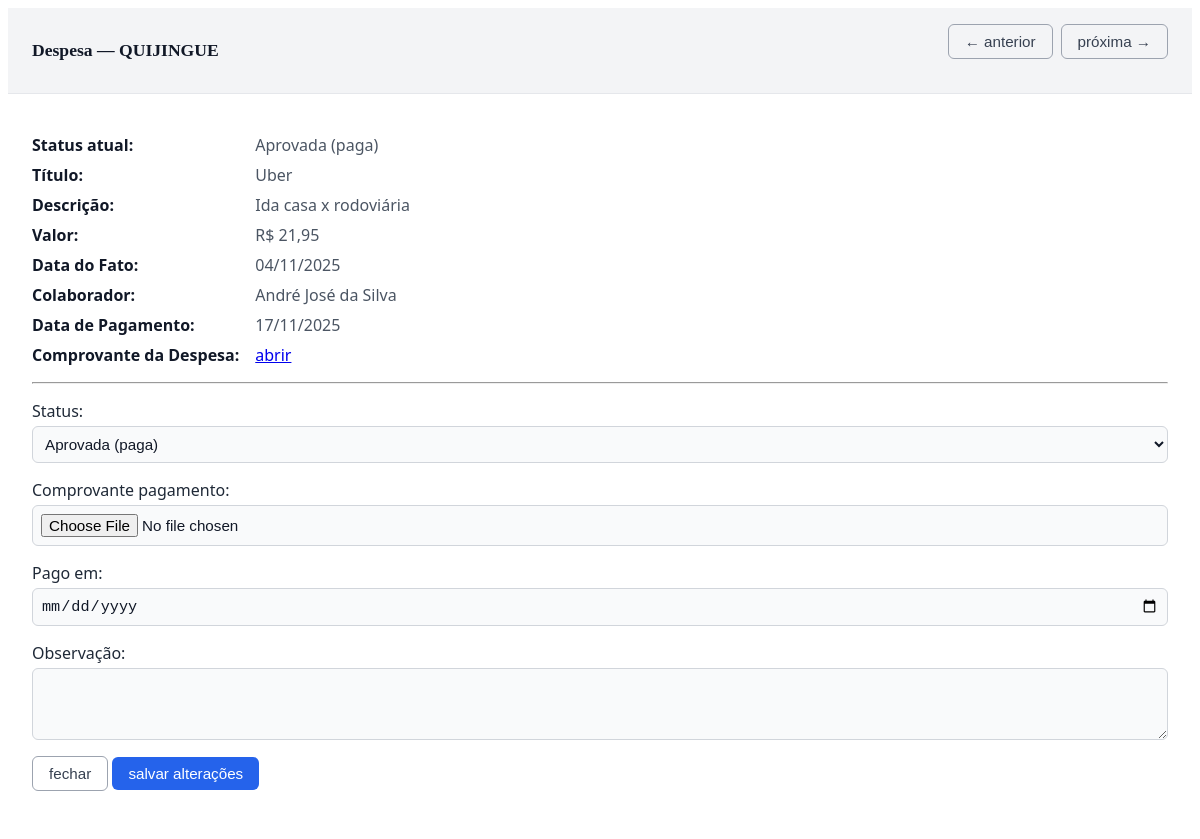
The page /centros/despesa/53/?partial=1 (signed in) on the database its author committed.
### despesas/models.py (models this page shows, shortened)
class Despesa(models.Model):
    class Status(models.TextChoices):
        PENDENTE        = "PENDENTE", "Pendente (não analisada)"
        PENDENTE_PAGTO  = "PENDENTE_PAGTO", "Pendente de pagamento"   # NOVO
        APROVADA        = "APROVADA", "Aprovada (paga)"
        REPROVADA       = "REPROVADA", "Reprovada"
    usuario = models.ForeignKey(User, on_delete=models.CASCADE, related_name="despesas")
    centro = models.ForeignKey(CentroDeCusto, on_delete=models.PROTECT, related_name="despesas")
    titulo = models.CharField(max_length=160)
    data_fato = models.DateField(help_text="Data do gasto (nota/comprovante)")
    valor = models.DecimalField(max_digits=12, decimal_places=2)
    descricao = models.TextField(blank=True)
    comprovante = models.FileField(upload_to="receipts/%Y/%m/", blank=True, null=True)
    comprovante_pagamento = models.FileField(upload_to="reembolsos/%Y/%m/", blank=True, null=True)
    pago_em = models.DateField(blank=True, null=True)
    status = models.CharField(max_length=20, choices=Status.choices, default=Status.PENDENTE)
    criado_em = models.DateTimeField(auto_now_add=True)   # mês de CADASTRO (regra do Admin)
    atualizado_em = models.DateTimeField(auto_now=True)
    observacao_admin = models.TextField(blank=True)
    foi_avaliada = models.BooleanField(default=False)          # vira True na 1ª mudança feita pelo admin
    primeira_analise_em = models.DateTimeField(null=True, blank=True)
    edit_count = models.PositiveIntegerField(default=0)        # conta edições do colaborador APÓS a 1ª análise
    class Meta:
        ordering = ["-criado_em"]

class CentroDeCusto(models.Model):
    nome = models.CharField(max_length=120, unique=True)
    descricao = models.TextField(blank=True)
    ativo = models.BooleanField(default=True)
    class Meta:
        verbose_name = "Centro de Custo"
        verbose_name_plural = "Centros de Custo"
        ordering = ["nome"]

### despesas/views.py (the view, shortened to what this page needs)
# urls.py: path("centros/despesa/<int:pk>/", views.despesa_modal_admin, name="despesa_modal_admin"),
@staff_member_required
def despesa_modal_admin(request, pk):
    d = get_object_or_404(
        Despesa.objects.select_related("centro", "usuario"),
        pk=pk
    )
    centro = d.centro
    ano_d  = d.data_fato.year
    mes_d  = d.data_fato.month
    centro_id = _to_int(request.GET.get("centro"))
    user_id   = _to_int(request.GET.get("user"))
    ano       = _to_int(request.GET.get("ano"))
    mes       = _to_int(request.GET.get("mes"))
    st_param  = (request.GET.get("st") or "").upper().strip()
    if any(v is None for v in (centro_id, user_id, ano, mes)) or not st_param:
        ref = request.META.get("HTTP_REFERER") or ""
        try:
            ref_qs = parse_qs(urlparse(ref).query)
        except Exception:
            ref_qs = {}
        if centro_id is None: centro_id = _to_int(_first(ref_qs, "centro"))
        if user_id   is None: user_id   = _to_int(_first(ref_qs, "user"))
        if ano       is None: ano       = _to_int(_first(ref_qs, "ano"))
        if mes       is None: mes       = _to_int(_first(ref_qs, "mes"))
        if not st_param:      st_param  = (_first(ref_qs, "st", "") or "").upper().strip()
    st_val = STATUS_MAP.get(st_param) if st_param else None
    modo_lote = (request.POST.get("modo") == "lote") or (request.GET.get("lote") == "1")
    qs_base = Despesa.objects.select_related("centro", "usuario")
    if centro_id: qs_base = qs_base.filter(centro_id=centro_id)
    if user_id:   qs_base = qs_base.filter(usuario_id=user_id)
    if ano:       qs_base = qs_base.filter(data_fato__year=ano)
    if mes:       qs_base = qs_base.filter(data_fato__month=mes)
    if st_val:    qs_base = qs_base.filter(status=st_val)
    qs_base = qs_base.order_by("-data_fato", "-criado_em", "-id")
    id_list = list(qs_base.values_list("id", flat=True))
    def _prev_next_ids(current_id):
        if current_id in id_list:
            i = id_list.index(current_id)
            prev_id = id_list[i-1] if i > 0 else None
            next_id = id_list[i+1] if i < len(id_list)-1 else None
            return prev_id, next_id
        return None, None
    preserved = QueryDict(mutable=True)
    if centro_id: preserved["centro"] = str(centro_id)
    if user_id:   preserved["user"]   = str(user_id)
    if ano:       preserved["ano"]    = str(ano)
    if mes:       preserved["mes"]    = str(mes)
    if st_param:  preserved["st"]     = st_param
    if modo_lote: preserved["lote"]   = "1"
    preserved["partial"] = "1"  # força fragmento
    qs_str = preserved.urlencode()
    def _urls_for(obj_id):
        return (
            f"{reverse('despesa_modal_nav',  args=[obj_id])}?{qs_str}",
            f"{reverse('despesa_modal_admin', args=[obj_id])}?{qs_str}",
        )
    form_individual = AdminReembolsoForm(
        data=request.POST or None,
        files=request.FILES or None,
        instance=d,
    )
    form_lote = AdminLoteReembolsoForm(centro=centro, ano=ano_d, mes=mes_d)
    target = d
    switch_to_neighbor = False
    prev_id, next_id = _prev_next_ids(target.id)
    has_prev = bool(prev_id); has_next = bool(next_id)
    nav_action, form_action = _urls_for(target.id)
    is_partial = (
        request.headers.get("x-requested-with", "").lower() == "xmlhttprequest"
        or request.GET.get("partial") == "1"
        or request.POST.get("partial") == "1"
    )
    if not is_partial and request.method in ("GET", "POST"):
        return redirect(form_action)
    resp = render(request, "centros/_modal_despesa_admin.html", {
        "d": target,
        "form": AdminReembolsoForm(instance=target) if switch_to_neighbor else form_individual,
        "form_lote": form_lote,
        "modo_lote": False,
        "has_prev": has_prev,
        "has_next": has_next,
        "nav_action": nav_action,
        "form_action": form_action,
        "preserved": dict(preserved.lists()),  # hidden fields no template
        "fora_do_filtro": (target.id not in id_list),
    })
    resp["X-Modal-Partial"] = "despesa"
    return resp

### despesas/forms.py (shortened to what this page needs)
class AdminReembolsoForm(forms.ModelForm):
    marcar_analisada = forms.BooleanField(required=False, label="Marcar como analisada")  # NOVO
    class Meta:
        model = Despesa
        fields = ["status", "comprovante_pagamento", "pago_em", "observacao_admin"]
        widgets = {
            "pago_em": forms.DateInput(attrs={"type": "date"}),
            "observacao_admin": forms.Textarea(attrs={"rows": 3}),
        }
        labels = {
            "observacao_admin": "Observação",
        }
    def __init__(self, *args, **kwargs):
        super().__init__(*args, **kwargs)
        self.fields["observacao_admin"].label = "Observação"
        self.fields["pago_em"].input_formats = ["%Y-%m-%d", "%d/%m/%Y"]
        if "comprovante_pagamento" in self.fields:
            self.fields["comprovante_pagamento"].widget.attrs.update({"accept": ".pdf,image/*"})
        self.fields["marcar_analisada"].initial = bool(self.instance and self.instance.foi_avaliada)

### despesas/views.py (called while the page is built)
def _to_int(val, default=None):
    try:
        return int(val) if val not in (None, "") else default
    except (TypeError, ValueError):
        return default

def _first(qs_dict, key, default=None):
    vals = qs_dict.get(key, [])
    return vals[0] if vals else default

### despesas/templates/centros/_modal_despesa_admin.html (shortened to what this page needs)
<div class="modal__head" data-modal-partial="despesa">
  <strong>Despesa — {{ d.centro.nome|upper }}</strong>
  <form class="js-modal-nav" method="post" action="{{ nav_action }}">
    <div style="display:flex; gap:.5rem; align-items:center;">
      <button type="submit" name="nav" value="prev" class="btn-outline" {% if not has_prev %}disabled{% endif %}>← anterior</button>
      <button type="submit" name="nav" value="next" class="btn-outline" {% if not has_next %}disabled{% endif %}>próxima →</button>
    </div>
  </form>
</div>
<div class="modal__body-inner">
  <dl class="dl">
    <dt>Status atual:</dt><dd>{{ d.get_status_display }}</dd>
    <dt>Título:</dt><dd>{{ d.titulo }}</dd>
    <dt>Descrição:</dt><dd>{{ d.descricao|default:"—"|linebreaksbr }}</dd>
    <dt>Valor:</dt><dd>R$ {{ d.valor|floatformat:2 }}</dd>
    <dt>Data do Fato:</dt><dd>{{ d.data_fato|date:"d/m/Y" }}</dd>
    <dt>Colaborador:</dt><dd>{{ d.usuario.get_full_name|default:d.usuario.username }}</dd>
    <dt>Data de Pagamento:</dt><dd>{{ d.pago_em|date:"d/m/Y"|default_if_none:"—" }}</dd>
    <dt>Comprovante da Despesa:</dt>
    <dd>
      {% if d.comprovante %}
        <a href="{{ d.comprovante.url }}" target="_blank">abrir</a>
      {% else %}
        —
      {% endif %}
    </dd>
  </dl>
  <hr>
    <form method="post"
          enctype="multipart/form-data"
          class="js-admin-form"
          action="{{ form_action }}"
          id="form-individual"
          {% if modo_lote %}hidden{% endif %}>
      {% for field in form %}
        {% if field.name != 'marcar_analisada' %}
          <p>
            {{ field.label_tag }} {{ field }}
          </p>
        {% endif %}
      {% endfor %}
        <button type="button" class="btn-outline" data-close-modal>fechar</button>
        <button type="submit" class="btn js-submit">salvar alterações</button>
      </div>

### despesas/templates/centros/_modal_despesa_admin.html (style rules this page uses)
.modal__head { display: flex; justify-content: space-between; align-items: center; background-color: #f3f4f6; padding: 1rem 1.5rem; border-bottom: 1px solid #e5e7eb; font-size: 1.1rem; font-weight: bold; color: #111827; }
.modal__body-inner { padding: 1.5rem; background-color: #ffffff; font-family: 'Segoe UI', sans-serif; color: #374151; }
.dl { display: grid; grid-template-columns: max-content 1fr; gap: 0.5rem 1rem; margin-bottom: 1rem; }
.dl dt { font-weight: 600; color: #111827; }
.dl dd { margin: 0; color: #4b5563; }
.js-admin-form p { margin-bottom: 1rem; }
.js-admin-form label { display: block; margin-bottom: 0.25rem; font-weight: 500; color: #1f2937; }
.js-admin-form input, .js-admin-form select, .js-admin-form textarea { width: 100%; padding: 0.5rem; border: 1px solid #d1d5db; border-radius: 6px; font-size: 0.95rem; background-color: #f9fafb; color: #111827; }
.btn, .btn-outline { padding: 0.5rem 1rem; border-radius: 6px; font-size: 0.95rem; cursor: pointer; }
.btn { background-color: #2563eb; color: #ffffff; border: none; }
.btn-outline { background-color: transparent; border: 1px solid #9ca3af; color: #374151; }
.modal__head { display:flex; align-items:center; justify-content:space-between; gap:.75rem; flex-wrap:wrap; }
.modal__head form.js-modal-nav { display:flex; align-items:center; gap:.5rem; flex-wrap:wrap; }
.modal__head .btn-outline { white-space:nowrap; }

### rows shown on the page
Despesa: centro.nome "QUIJINGUE", status "Aprovada (paga)", titulo "Uber", descricao "Ida casa x rodoviária", valor "21,95", data_fato "04/11/2025", usuario.get_full_name "André José da Silva", pago_em "17/11/2025", form "Aprovada (paga)"

### other values the page prints
{{ field.label_tag }} "Status:" "Comprovante pagamento:" "Pago em:" "Observação:"
